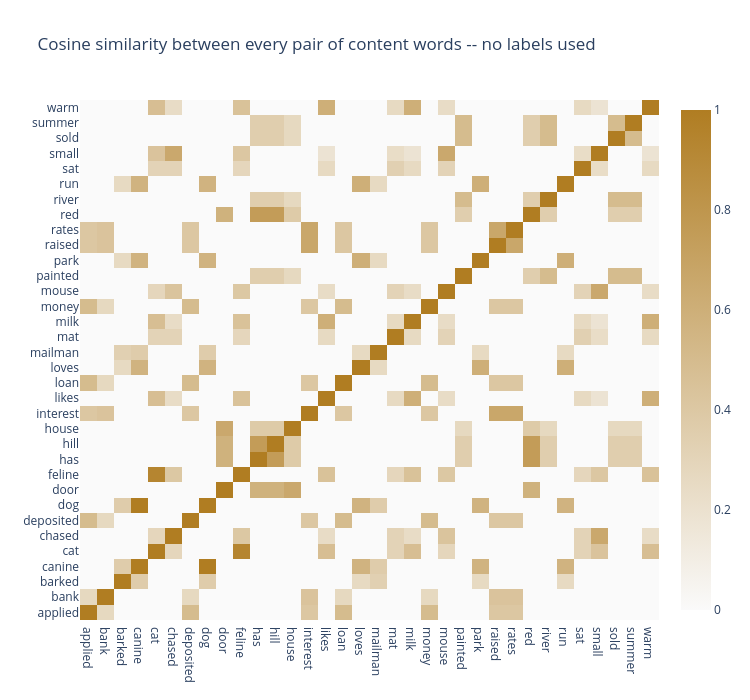

Notebook code cell kept with this figure:
### Markdown cell above
**Idea -- see the whole neighbourhood at once.** One pair at a time hides the bigger picture. Turn every pairwise cosine similarity into a heatmap over the full content-word vocabulary and look for blocks -- clusters of mutually similar words -- appearing on their own, with no labels supplied anywhere in this process.

### Code cell
n_toy = len(vocab_toy)
sim_toy = np.zeros((n_toy, n_toy))
for i in range(n_toy):
    for j in range(n_toy):
        vi, vj = M_toy[i], M_toy[j]
        denom = np.linalg.norm(vi) * np.linalg.norm(vj)
        sim_toy[i, j] = (vi @ vj) / denom if denom > 0 else 0.0

fig = go.Figure(go.Heatmap(z=sim_toy, x=vocab_toy, y=vocab_toy,
                            colorscale=[[0, "#fafafa"], [1, GOLD]], zmin=0, zmax=1))
fig.update_layout(title="Cosine similarity between every pair of content words -- no labels used",
                   width=750, height=700)
fig.show()

### Figure 1 — Plotly figure (JSON) as saved in the notebook; plotly's stock layout.template omitted (floating-point values rounded to 4 significant figures; data arrays with more than 128 entries replaced by an {"elided": "..."} marker saying what was removed)
{"data": [{"colorscale": [[0, "#fafafa"], [1, "#b07d22"]], "type": "heatmap", "x": ["applied", "bank", "barked", "canine", "cat", "chased", "deposited", "dog", "door", "feline", "has", "hill", "house", "interest", "likes", "loan", "loves", "mailman", "mat", "milk", "money", "mouse", "painted", "park", "raised", "rates", "red", "river", "run", "sat", "small", "sold", "summer", "warm"], "y": ["applied", "bank", "barked", "canine", "cat", "chased", "deposited", "dog", "door", "feline", "has", "hill", "house", "interest", "likes", "loan", "loves", "mailman", "mat", "milk", "money", "mouse", "painted", "park", "raised", "rates", "red", "river", "run", "sat", "small", "sold", "summer", "warm"], "z": {"elided": "34x34 float values"}, "zmax": 1, "zmin": 0}], "layout": {"height": 700, "title": {"text": "Cosine similarity between every pair of content words -- no labels used"}, "width": 750}}
